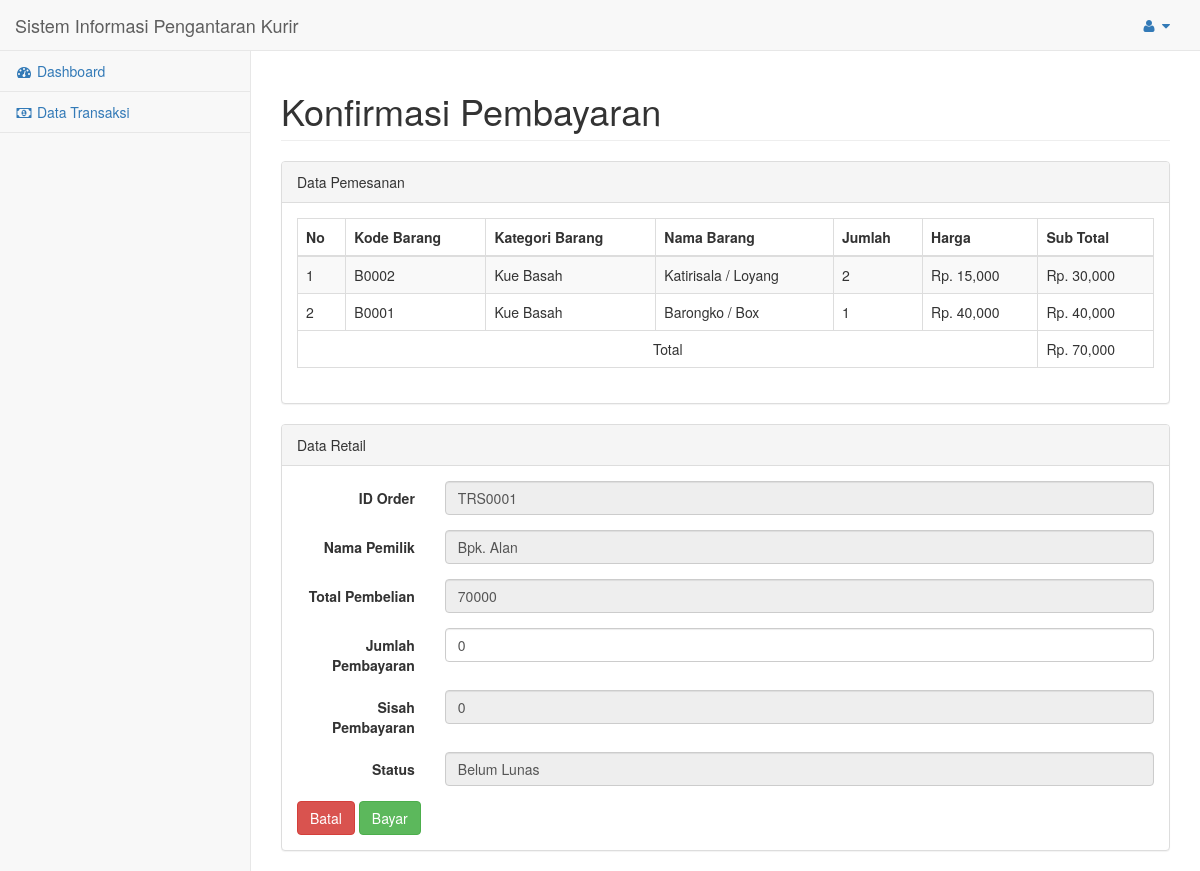
/penjualan/kurir/dt_transaksi_pembayaran.php?Kode=TRS0001 (signed in), run on the app's committed database.
### tables this page shows
CREATE TABLE `tb_retail_pemesanan` (
  `id_pemesanan_retail` int(11) NOT NULL,
  `kd_transaksi` varchar(20) NOT NULL,
  `id_retail` varchar(10) NOT NULL,
  `status_pengiriman` enum('onprocess','delivered','redelivered') DEFAULT NULL,
  `status_pembayaran` enum('proses','lunas','belum_lunas') NOT NULL,
  `jumlah_pembayaran` int(11) DEFAULT NULL,
  `sisah_pembayaran` int(11) DEFAULT NULL,
  `total` int(11) NOT NULL,
  `waktu` date NOT NULL
);

CREATE TABLE `tb_retail_transaksi` (
  `id_retail_transaksi` int(11) NOT NULL,
  `kd_transaksi` varchar(15) NOT NULL,
  `kd_barang` varchar(15) NOT NULL,
  `jumlah` int(11) NOT NULL,
  `harga` int(11) NOT NULL,
  `sub_total` int(11) NOT NULL
);

CREATE TABLE `kategori` (
  `kd_kategori` char(10) NOT NULL,
  `nm_kategori` varchar(100) NOT NULL
);

CREATE TABLE `barang` (
  `kd_barang` char(5) NOT NULL,
  `nm_barang` varchar(100) NOT NULL,
  `harga_jual` int(12) NOT NULL,
  `harga_retail` int(12) NOT NULL,
  `stok` int(4) NOT NULL,
  `keterangan` text NOT NULL,
  `file_gambar` varchar(100) NOT NULL,
  `kd_kategori` char(4) NOT NULL
);

CREATE TABLE `tb_retail` (
  `id_retail` varchar(20) NOT NULL,
  `nama_pemilik` varchar(50) NOT NULL,
  `nama_toko` varchar(50) NOT NULL,
  `tgl_lahir` date NOT NULL,
  `tgl_daftar` datetime NOT NULL DEFAULT CURRENT_TIMESTAMP,
  `foto_ktp` varchar(50) NOT NULL,
  `nomor` varchar(20) NOT NULL,
  `fax` varchar(10) NOT NULL,
  `email` varchar(50) NOT NULL,
  `website` varchar(50) NOT NULL,
  `alamat` text NOT NULL,
  `username` varchar(50) NOT NULL,
  `password` text NOT NULL,
  `foto` varchar(50) DEFAULT NULL
);

### penjualan/kurir/dt_transaksi_pembayaran.php (the view, shortened to what this page needs)
<?php
include_once "session.php";
?>
<!DOCTYPE html>
<html lang="en">
<head>
    <link href="../assets/kurir/vendor/bootstrap/css/bootstrap.min.css" rel="stylesheet">
    <link href="../assets/kurir/vendor/metisMenu/metisMenu.min.css" rel="stylesheet">
    <link href="../assets/kurir/dist/css/sb-admin-2.css" rel="stylesheet">
    <link href="../assets/kurir/vendor/font-awesome/css/font-awesome.min.css" rel="stylesheet" type="text/css">
</head>
<body>
    <div id="wrapper">
        <nav class="navbar navbar-default navbar-static-top" role="navigation" style="margin-bottom: 0">
            <div class="navbar-header">
                <a class="navbar-brand" href="index.php">Sistem Informasi Pengantaran Kurir</a>
            </div>
            <ul class="nav navbar-top-links navbar-right">
                <li class="dropdown">
                    <a class="dropdown-toggle" data-toggle="dropdown" href="#">
                        <i class="fa fa-user fa-fw"></i> <i class="fa fa-caret-down"></i>
                    </a>
                </li>
            </ul>
            <div class="navbar-default sidebar" role="navigation">
                <div class="sidebar-nav navbar-collapse">
                    <ul class="nav" id="side-menu">
                        <li>
                            <a href="dashboard.php"><i class="fa fa-dashboard fa-fw"></i> Dashboard</a>
                        </li>
                        <li>
                            <a href="dt_transaksi.php"><i class="fa fa-money fa-fw"></i> Data Transaksi</a>
                        </li>
                    </ul>
                </div>
            </div>
        </nav>
        <div id="page-wrapper">
            <div class="row">
                <div class="col-lg-12">
                    <h1 class="page-header">Konfirmasi Pembayaran</h1>
                </div>
            </div>
            <div class="row">
                <div class="col-lg-12">
                    <div class="panel panel-default">
                        <div class="panel-heading">
                            Data Pemesanan
                        </div>
                        <div class="panel-body">
                            <table width="100%" class="table table-striped table-bordered table-hover">
                                <thead>
                                    <tr>
                                        <th>No</th>
                                        <th>Kode Barang</th>
                                        <th>Kategori Barang</th>
                                        <th>Nama Barang</th>
                                        <th>Jumlah</th>
                                        <th>Harga</th>
                                        <th>Sub Total</th>
                                    </tr>
                                </thead>
                                <tbody>
                                    <?php
                                    $no = 1;
                                    $kd = $_GET['Kode'];
                                    $sql_i = "SELECT tb_retail_pemesanan.kd_transaksi, tb_retail.nama_pemilik, tb_retail.nomor, tb_retail.fax, tb_retail.email, tb_retail.website, tb_retail.alamat, kategori.nm_kategori, barang.nm_barang, tb_retail_transaksi.kd_barang, tb_retail_transaksi.jumlah, tb_retail_transaksi.harga, tb_retail_transaksi.sub_total FROM tb_retail_pemesanan INNER JOIN tb_retail_transaksi ON tb_retail_pemesanan.kd_transaksi = tb_retail_transaksi.kd_transaksi INNER JOIN tb_retail ON tb_retail_pemesanan.id_retail = tb_retail.id_retail INNER JOIN barang ON tb_retail_transaksi.kd_barang = barang.kd_barang INNER JOIN kategori ON barang.kd_kategori = kategori.kd_kategori WHERE tb_retail_pemesanan.kd_transaksi = '$kd'";
                                    $qry_i = mysqli_query($mysqli, $sql_i) or die ("MySQL salah! ".mysqli_error($mysqli));
                                    $qry_t = mysqli_query($mysqli, $sql_i) or die ("MySQL salah! ".mysqli_error($mysqli));
                                    $data  = mysqli_fetch_array($qry_t, MYSQLI_ASSOC);
                                    $sql_p = "SELECT * FROM tb_retail_pemesanan WHERE kd_transaksi = '$kd'";
                                    $qry_p = mysqli_query($mysqli, $sql_p) or die ("MySQL salah! ".mysqli_error($mysqli));
                                    $datas = mysqli_fetch_array($qry_p, MYSQLI_ASSOC);
                                    ?>
                                    <?php while ($rows = mysqli_fetch_array($qry_i, MYSQLI_ASSOC)) : ?>
                                        <tr>
                                            <td><?= $no++ ?></td>
                                            <td><?= $rows['kd_barang'] ?></td>
                                            <td><?= $rows['nm_kategori'] ?></td>
                                            <td><?= $rows['nm_barang'] ?></td>
                                            <td><?= $rows['jumlah'] ?></td>
                                            <td>Rp. <?= number_format($rows['harga']) ?> </td>
                                            <td>Rp. <?= number_format($rows['sub_total']) ?> </td>
                                        </tr>
                                    <?php endwhile; ?>
                                </tbody>
                                <tfoot>
                                    <tr>
                                        <td colspan="6" align="center">
                                            <p style="margin: 0;">Total</p>
                                        </td>
                                        <td>Rp. <?= number_format($datas['total']) ?></td>
                                    </tr>
                                </tfoot>
                            </table>
                        </div>
                    </div>
                    <div class="panel panel-default">
                        <div class="panel-heading">
                            Data Retail
                        </div>
                        <div class="panel-body">
                            <form class="form-horizontal" method="post" role="form">
                                <div class="form-group">
                                    <label class="col-xs-2 col-sm-2 col-lg-2 control-label">ID Order</label>
                                    <div class="col-xs-10 col-sm-10 col-lg-10">
                                        <input type="text" class="form-control" value="<?= $kd ?>" readonly="readonly" />
                                    </div>
                                </div>
                                <div class="form-group">
                                    <label class="col-xs-2 col-sm-2 col-lg-2 control-label">Nama Pemilik</label>
                                    <div class="col-xs-10 col-sm-10 col-lg-10">
                                        <input type="text" class="form-control" value="<?= $data['nama_pemilik'] ?>" readonly="readonly" required="required" />
                                    </div>
                                </div>
                                <div class="form-group">
                                    <label class="col-xs-2 col-sm-2 col-lg-2 control-label">Total Pembelian</label>
                                    <div class="col-xs-10 col-sm-10 col-lg-10">
                                        <input type="text" name="inptotalpembelian" id="inptotalpembelian" class="form-control" value="<?= $datas['total'] ?>" readonly="readonly" required="required" />
                                    </div>
                                </div>
                                <div class="form-group">
                                    <label class="col-xs-2 col-sm-2 col-lg-2 control-label">Jumlah Pembayaran</label>
                                    <div class="col-xs-10 col-sm-10 col-lg-10">
                                        <input type="text" name="inpjumlahpembayaran" id="inpjumlahpembayaran" class="form-control" value="0" required="required" />
                                    </div>
                                </div>
                                <div class="form-group">
                                    <label class="col-xs-2 col-sm-2 col-lg-2 control-label">Sisah Pembayaran</label>
                                    <div class="col-xs-10 col-sm-10 col-lg-10">
                                        <input type="text" name="inpsisahpembayaran" id="inpsisahpembayaran" class="form-control" value="0" readonly="readonly" required="required" />
                                    </div>
                                </div>
                                <div class="form-group">
                                    <label class="col-xs-2 col-sm-2 col-lg-2 control-label">Status</label>
                                    <div class="col-xs-10 col-sm-10 col-lg-10">
                                        <input type="text" id="inpstatuspembayaran" class="form-control" value="Belum Lunas" readonly="readonly" required="required" />
                                    </div>
                                </div>
                                <a href="dt_transaksi.php" class="btn btn-danger">Batal</a>
                                <input type="submit" name="bayar" class="btn btn-success" value="Bayar" />
                            </form>
                        </div>
                    </div>
                </div>
            </div>
        </div>
    </div>
</body>
</html>

### data on the page
tb_retail_pemesanan: tb_retail_transaksi.kd_barang "B0002", kategori.nm_kategori "Kue Basah", barang.nm_barang "Katirisala / Loyang", tb_retail_transaksi.jumlah "2", tb_retail_transaksi.harga "15,000", tb_retail_transaksi.sub_total "30,000", tb_retail_transaksi.kd_barang "B0001", barang.nm_barang "Barongko / Box", tb_retail_transaksi.jumlah "1", tb_retail_transaksi.harga "40,000", tb_retail_transaksi.sub_total "40,000", total "70,000", inptotalpembelian "70000"
tb_retail: nama_pemilik "Bpk. Alan"
